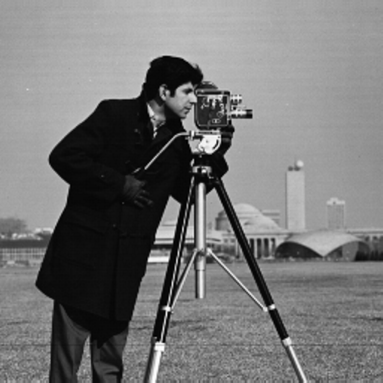
#> input picture Aula 03/imagens/cameramen.png, 383 x 383 px, found by its file name
$ python histograma_ex02.py
#> lines starting #> are read from the running program, lines starting #| are printed output that depends on the picture
import cv2
from matplotlib import pyplot
from matplotlib import pyplot as plt

# Carregando a imagem
gray_img = cv2.imread('./images/cameramen.png', cv2.IMREAD_GRAYSCALE)
#> gray_img is the input picture: shape (383, 383); min 0, max 255, mean 118.3

# Obtendo e exibindo o histograma
plt.hist(gray_img.ravel(),256,[0,256])
plt.title('Histogram for gray scale picture')
plt.show()
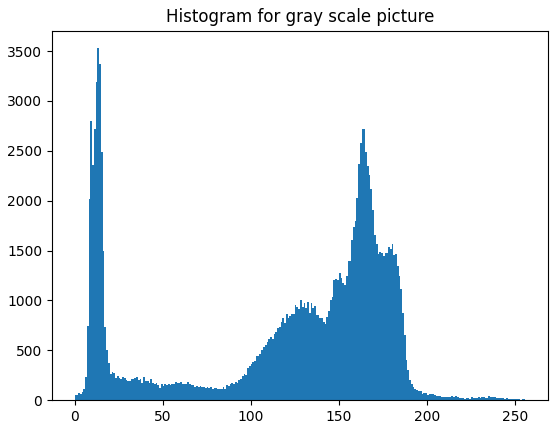
#> figure drawn by matplotlib, 1 panel; tallest bar 3529 high, from x = 13 to 14

# Exibindo a imagem original
pyplot.imshow(gray_img,  cmap="gray")
